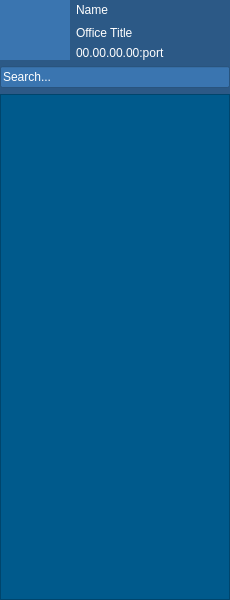
<?xml version="1.0" encoding="UTF-8"?>
<ui version="4.0">
 <class>MainWidget</class>
 <widget class="QWidget" name="MainWidget">
  <property name="geometry">
   <rect>
    <x>0</x>
    <y>0</y>
    <width>230</width>
    <height>600</height>
   </rect>
  </property>
  <property name="minimumSize">
   <size>
    <width>220</width>
    <height>0</height>
   </size>
  </property>
  <property name="windowTitle">
   <string>MainWidget</string>
  </property>
  <property name="styleSheet">
   <string notr="true">QWidget#MainWidget
{
	background-color: rgb(44, 89, 134);
}</string>
  </property>
  <layout class="QGridLayout" name="gridLayout_3">
   <property name="margin">
    <number>0</number>
   </property>
   <property name="spacing">
    <number>6</number>
   </property>
   <item row="0" column="0">
    <layout class="QGridLayout" name="gridLayout_2">
     <item row="0" column="0" rowspan="3">
      <widget class="QLabel" name="lb_avatar">
       <property name="minimumSize">
        <size>
         <width>70</width>
         <height>0</height>
        </size>
       </property>
       <property name="maximumSize">
        <size>
         <width>60</width>
         <height>65</height>
        </size>
       </property>
       <property name="toolTip">
        <string>My avatar</string>
       </property>
       <property name="styleSheet">
        <string notr="true">background-color: rgb(58, 117, 176);
color: rgb(255, 255, 255);</string>
       </property>
       <property name="text">
        <string/>
       </property>
       <property name="pixmap">
        <pixmap resource="res.qrc">:/images/buddy-blue.png</pixmap>
       </property>
       <property name="scaledContents">
        <bool>true</bool>
       </property>
       <property name="alignment">
        <set>Qt::AlignCenter</set>
       </property>
      </widget>
     </item>
     <item row="0" column="2">
      <widget class="QLabel" name="lb_name">
       <property name="minimumSize">
        <size>
         <width>150</width>
         <height>0</height>
        </size>
       </property>
       <property name="toolTip">
        <string>My name</string>
       </property>
       <property name="styleSheet">
        <string notr="true">color: rgb(255, 255, 255);
font: 75 12pt &quot;仿宋&quot;;
</string>
       </property>
       <property name="text">
        <string>Name</string>
       </property>
      </widget>
     </item>
     <item row="1" column="2" colspan="2">
      <widget class="QLabel" name="lb_officeTitle">
       <property name="toolTip">
        <string>My group in</string>
       </property>
       <property name="styleSheet">
        <string notr="true">color: rgb(255, 255, 255);</string>
       </property>
       <property name="text">
        <string>Office Title</string>
       </property>
      </widget>
     </item>
     <item row="2" column="2">
      <widget class="QLabel" name="lb_ip">
       <property name="toolTip">
        <string>My ip address</string>
       </property>
       <property name="styleSheet">
        <string notr="true">color: rgb(255, 255, 255);</string>
       </property>
       <property name="text">
        <string>00.00.00.00:port</string>
       </property>
      </widget>
     </item>
     <item row="2" column="3">
      <widget class="QLabel" name="lb_tmp">
       <property name="text">
        <string/>
       </property>
      </widget>
     </item>
     <item row="0" column="3">
      <spacer name="horizontalSpacer">
       <property name="orientation">
        <enum>Qt::Horizontal</enum>
       </property>
       <property name="sizeHint" stdset="0">
        <size>
         <width>20</width>
         <height>20</height>
        </size>
       </property>
      </spacer>
     </item>
    </layout>
   </item>
   <item row="1" column="0">
    <widget class="QLineEdit" name="ledt_search">
     <property name="toolTip">
      <string>Search my friend</string>
     </property>
     <property name="styleSheet">
      <string notr="true">background-color: rgb(58, 117, 176);
color: rgb(255, 255, 255);</string>
     </property>
     <property name="text">
      <string>Search...</string>
     </property>
    </widget>
   </item>
   <item row="2" column="0">
    <widget class="QStackedWidget" name="stackedWidget">
     <property name="currentIndex">
      <number>1</number>
     </property>
     <widget class="QWidget" name="page">
      <property name="styleSheet">
       <string notr="true">QWidget#page
{
	background-color:rgba(0, 90, 140, 255);
}</string>
      </property>
      <layout class="QGridLayout" name="gridLayout">
       <property name="margin">
        <number>0</number>
       </property>
       <item row="0" column="0">
        <widget class="FriendsTableWnd" name="friendsTable">
         <property name="styleSheet">
          <string notr="true">#friendsTable::item
{
	background-color:rgba(0, 90, 140, 255);
}
#friendsTable::item:hover
{
     background: qlineargradient(spread:reflect, x1:0, y1:, x2:0, y2:1, x3:0, y3:,stop:0 rgba(0, 110, 170, 255), stop:0.5 rgba(0, 90, 140, 255),stop:1 rgba(0, 110, 170, 255));
}
#friendsTable::item:selected
{
     background: qlineargradient(spread:reflect, x1:0, y1:0, x2:0, y2:1, x3:0, y3:0,stop:0 rgba(0, 180, 250, 255), stop:0.5 rgba(0, 90, 140, 255),stop:1 rgba(0, 180, 250, 255));

}</string>
         </property>
         <property name="frameShape">
          <enum>QFrame::StyledPanel</enum>
         </property>
         <property name="frameShadow">
          <enum>QFrame::Sunken</enum>
         </property>
         <property name="editTriggers">
          <set>QAbstractItemView::NoEditTriggers</set>
         </property>
         <property name="selectionMode">
          <enum>QAbstractItemView::SingleSelection</enum>
         </property>
         <property name="showGrid">
          <bool>false</bool>
         </property>
         <property name="gridStyle">
          <enum>Qt::NoPen</enum>
         </property>
         <attribute name="horizontalHeaderVisible">
          <bool>false</bool>
         </attribute>
         <attribute name="horizontalHeaderDefaultSectionSize">
          <number>200</number>
         </attribute>
         <attribute name="horizontalHeaderStretchLastSection">
          <bool>true</bool>
         </attribute>
         <attribute name="verticalHeaderVisible">
          <bool>false</bool>
         </attribute>
         <attribute name="verticalHeaderDefaultSectionSize">
          <number>90</number>
         </attribute>
        </widget>
       </item>
      </layout>
     </widget>
     <widget class="QWidget" name="page_1">
      <layout class="QGridLayout" name="gridLayout_4">
       <property name="margin">
        <number>0</number>
       </property>
       <item row="0" column="0">
        <widget class="FriendsTree" name="friendsTree">
         <property name="styleSheet">
          <string notr="true">#friendsTree
{
	background-color: rgba(0, 90, 140, 255);
}

#friendsTree::item
{
	background-color:rgba(0, 90, 140, 255);
}
#friendsTree::item:hover
{
     background: qlineargradient(spread:reflect, x1:0, y1:, x2:0, y2:1, x3:0, y3:,stop:0 rgba(0, 110, 170, 255), stop:0.5 rgba(0, 90, 140, 255),stop:1 rgba(0, 110, 170, 255));
}
#friendsTree::item:selected
{
     background: qlineargradient(spread:reflect, x1:0, y1:0, x2:0, y2:1, x3:0, y3:0,stop:0 rgba(0, 180, 250, 255), stop:0.5 rgba(0, 90, 140, 255),stop:1 rgba(0, 180, 250, 255));

}

QTreeView::branch:has-children:!has-siblings:closed,
 QTreeView::branch:closed:has-children:has-siblings 
{
	border-image: none;
	image: url(:/images/triangle-right.png);
 }

 QTreeView::branch:open:has-children:!has-siblings,
 QTreeView::branch:open:has-children:has-siblings 
{
	border-image: none;
	image: url(:/images/triangle-bottom.png);
 }
#QTreeView::item::text
{
	font-size:11px;
	font-weight:normal;
	border:none;
	color:rgb(240,240,240);
}
#QTreeView QLabel::item:hover
{
	color:rgb(255,255,151);

}</string>
         </property>
         <property name="iconSize">
          <size>
           <width>24</width>
           <height>24</height>
          </size>
         </property>
         <property name="animated">
          <bool>true</bool>
         </property>
         <property name="headerHidden">
          <bool>true</bool>
         </property>
         <column>
          <property name="text">
           <string notr="true">1</string>
          </property>
         </column>
        </widget>
       </item>
      </layout>
     </widget>
    </widget>
   </item>
  </layout>
 </widget>
 <layoutdefault spacing="6" margin="11"/>
 <customwidgets>
  <customwidget>
   <class>FriendsTableWnd</class>
   <extends>QTableWidget</extends>
   <header>friendstablewnd.h</header>
  </customwidget>
  <customwidget>
   <class>FriendsTree</class>
   <extends>QTreeWidget</extends>
   <header>friendstree.h</header>
  </customwidget>
 </customwidgets>
 <resources>
  <include location="res.qrc"/>
 </resources>
 <connections/>
</ui>
